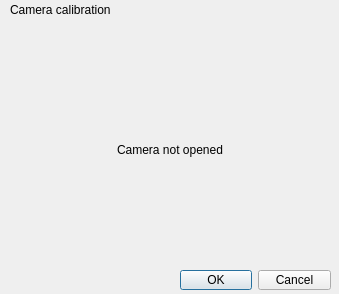
<?xml version="1.0" encoding="UTF-8"?>
<ui version="4.0">
 <class>CamCalibrate</class>
 <widget class="QDialog" name="CamCalibrate">
  <property name="geometry">
   <rect>
    <x>0</x>
    <y>0</y>
    <width>339</width>
    <height>294</height>
   </rect>
  </property>
  <property name="minimumSize">
   <size>
    <width>334</width>
    <height>294</height>
   </size>
  </property>
  <property name="windowTitle">
   <string>Dialog</string>
  </property>
  <widget class="QDialogButtonBox" name="buttonBox">
   <property name="geometry">
    <rect>
     <x>180</x>
     <y>270</y>
     <width>151</width>
     <height>20</height>
    </rect>
   </property>
   <property name="orientation">
    <enum>Qt::Horizontal</enum>
   </property>
   <property name="standardButtons">
    <set>QDialogButtonBox::Cancel|QDialogButtonBox::Ok</set>
   </property>
  </widget>
  <widget class="QLabel" name="label">
   <property name="geometry">
    <rect>
     <x>10</x>
     <y>0</y>
     <width>131</width>
     <height>20</height>
    </rect>
   </property>
   <property name="text">
    <string>&lt;html&gt;&lt;head/&gt;&lt;body&gt;&lt;p&gt;Camera calibration&lt;/p&gt;&lt;/body&gt;&lt;/html&gt;</string>
   </property>
  </widget>
  <widget class="QLabel" name="OutLabel">
   <property name="geometry">
    <rect>
     <x>10</x>
     <y>30</y>
     <width>320</width>
     <height>240</height>
    </rect>
   </property>
   <property name="minimumSize">
    <size>
     <width>320</width>
     <height>240</height>
    </size>
   </property>
   <property name="text">
    <string>Camera not opened</string>
   </property>
   <property name="alignment">
    <set>Qt::AlignCenter</set>
   </property>
  </widget>
 </widget>
 <resources/>
 <connections>
  <connection>
   <sender>buttonBox</sender>
   <signal>accepted()</signal>
   <receiver>CamCalibrate</receiver>
   <slot>accept()</slot>
   <hints>
    <hint type="sourcelabel">
     <x>248</x>
     <y>254</y>
    </hint>
    <hint type="destinationlabel">
     <x>157</x>
     <y>274</y>
    </hint>
   </hints>
  </connection>
  <connection>
   <sender>buttonBox</sender>
   <signal>rejected()</signal>
   <receiver>CamCalibrate</receiver>
   <slot>reject()</slot>
   <hints>
    <hint type="sourcelabel">
     <x>316</x>
     <y>260</y>
    </hint>
    <hint type="destinationlabel">
     <x>286</x>
     <y>274</y>
    </hint>
   </hints>
  </connection>
 </connections>
</ui>
